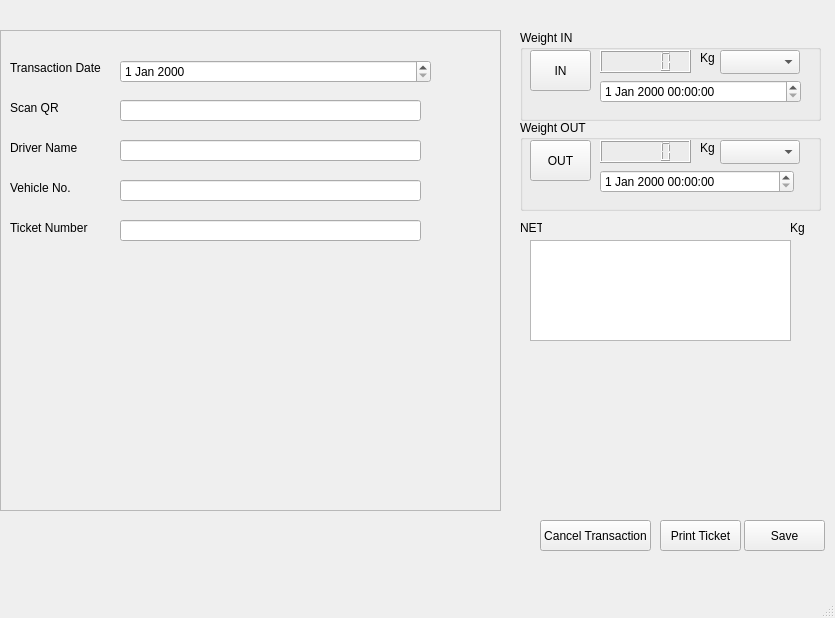
<?xml version="1.0" encoding="UTF-8"?>
<ui version="4.0">
 <class>MainWindow</class>
 <widget class="QMainWindow" name="MainWindow">
  <property name="geometry">
   <rect>
    <x>0</x>
    <y>0</y>
    <width>835</width>
    <height>618</height>
   </rect>
  </property>
  <property name="windowTitle">
   <string>MainWindow</string>
  </property>
  <widget class="QWidget" name="centralwidget">
   <widget class="QFrame" name="frame">
    <property name="geometry">
     <rect>
      <x>0</x>
      <y>30</y>
      <width>501</width>
      <height>481</height>
     </rect>
    </property>
    <property name="frameShape">
     <enum>QFrame::Shape::StyledPanel</enum>
    </property>
    <property name="frameShadow">
     <enum>QFrame::Shadow::Raised</enum>
    </property>
    <widget class="QLabel" name="labelDatr">
     <property name="geometry">
      <rect>
       <x>10</x>
       <y>30</y>
       <width>101</width>
       <height>16</height>
      </rect>
     </property>
     <property name="text">
      <string>Transaction Date</string>
     </property>
    </widget>
    <widget class="QDateEdit" name="dateEdit">
     <property name="geometry">
      <rect>
       <x>120</x>
       <y>30</y>
       <width>311</width>
       <height>23</height>
      </rect>
     </property>
    </widget>
    <widget class="QLabel" name="labelScan">
     <property name="geometry">
      <rect>
       <x>10</x>
       <y>70</y>
       <width>51</width>
       <height>16</height>
      </rect>
     </property>
     <property name="text">
      <string>Scan QR</string>
     </property>
    </widget>
    <widget class="QLineEdit" name="lineScan">
     <property name="geometry">
      <rect>
       <x>120</x>
       <y>70</y>
       <width>301</width>
       <height>21</height>
      </rect>
     </property>
    </widget>
    <widget class="QLineEdit" name="lineEditDriver">
     <property name="geometry">
      <rect>
       <x>120</x>
       <y>110</y>
       <width>301</width>
       <height>21</height>
      </rect>
     </property>
    </widget>
    <widget class="QLabel" name="labelDriver">
     <property name="geometry">
      <rect>
       <x>10</x>
       <y>110</y>
       <width>71</width>
       <height>16</height>
      </rect>
     </property>
     <property name="text">
      <string>Driver Name</string>
     </property>
    </widget>
    <widget class="QLabel" name="labelNopol">
     <property name="geometry">
      <rect>
       <x>10</x>
       <y>150</y>
       <width>71</width>
       <height>16</height>
      </rect>
     </property>
     <property name="text">
      <string>Vehicle No.</string>
     </property>
    </widget>
    <widget class="QLineEdit" name="lineEditNopol">
     <property name="geometry">
      <rect>
       <x>120</x>
       <y>150</y>
       <width>301</width>
       <height>21</height>
      </rect>
     </property>
    </widget>
    <widget class="QLabel" name="label">
     <property name="geometry">
      <rect>
       <x>10</x>
       <y>190</y>
       <width>81</width>
       <height>16</height>
      </rect>
     </property>
     <property name="text">
      <string>Ticket Number</string>
     </property>
    </widget>
    <widget class="QLineEdit" name="lineEditTicketnum">
     <property name="geometry">
      <rect>
       <x>120</x>
       <y>190</y>
       <width>301</width>
       <height>21</height>
      </rect>
     </property>
    </widget>
   </widget>
   <widget class="QPushButton" name="btnSave">
    <property name="geometry">
     <rect>
      <x>744</x>
      <y>520</y>
      <width>81</width>
      <height>31</height>
     </rect>
    </property>
    <property name="text">
     <string>Save</string>
    </property>
   </widget>
   <widget class="QPushButton" name="btnPrint">
    <property name="geometry">
     <rect>
      <x>660</x>
      <y>520</y>
      <width>81</width>
      <height>31</height>
     </rect>
    </property>
    <property name="text">
     <string>Print Ticket</string>
    </property>
   </widget>
   <widget class="QPushButton" name="btnCancel">
    <property name="geometry">
     <rect>
      <x>540</x>
      <y>520</y>
      <width>111</width>
      <height>31</height>
     </rect>
    </property>
    <property name="text">
     <string>Cancel Transaction</string>
    </property>
   </widget>
   <widget class="QGroupBox" name="groupBox_IN">
    <property name="geometry">
     <rect>
      <x>520</x>
      <y>30</y>
      <width>301</width>
      <height>91</height>
     </rect>
    </property>
    <property name="title">
     <string>Weight IN</string>
    </property>
    <widget class="QPushButton" name="btnIN">
     <property name="geometry">
      <rect>
       <x>10</x>
       <y>20</y>
       <width>61</width>
       <height>41</height>
      </rect>
     </property>
     <property name="text">
      <string>IN</string>
     </property>
    </widget>
    <widget class="QLCDNumber" name="lcdIN">
     <property name="geometry">
      <rect>
       <x>80</x>
       <y>20</y>
       <width>91</width>
       <height>23</height>
      </rect>
     </property>
    </widget>
    <widget class="QLabel" name="label_5">
     <property name="geometry">
      <rect>
       <x>180</x>
       <y>20</y>
       <width>21</width>
       <height>16</height>
      </rect>
     </property>
     <property name="text">
      <string>Kg</string>
     </property>
    </widget>
    <widget class="QComboBox" name="comboBoxIN">
     <property name="geometry">
      <rect>
       <x>200</x>
       <y>20</y>
       <width>80</width>
       <height>24</height>
      </rect>
     </property>
    </widget>
    <widget class="QDateTimeEdit" name="dateTimeIN">
     <property name="geometry">
      <rect>
       <x>80</x>
       <y>50</y>
       <width>201</width>
       <height>23</height>
      </rect>
     </property>
    </widget>
   </widget>
   <widget class="QGroupBox" name="groupBox_OUT">
    <property name="geometry">
     <rect>
      <x>520</x>
      <y>120</y>
      <width>301</width>
      <height>91</height>
     </rect>
    </property>
    <property name="title">
     <string>Weight OUT</string>
    </property>
    <widget class="QPushButton" name="btnOUT">
     <property name="geometry">
      <rect>
       <x>10</x>
       <y>20</y>
       <width>61</width>
       <height>41</height>
      </rect>
     </property>
     <property name="text">
      <string>OUT</string>
     </property>
    </widget>
    <widget class="QLCDNumber" name="lcdOUT">
     <property name="geometry">
      <rect>
       <x>80</x>
       <y>20</y>
       <width>91</width>
       <height>23</height>
      </rect>
     </property>
    </widget>
    <widget class="QLabel" name="label_6">
     <property name="geometry">
      <rect>
       <x>180</x>
       <y>20</y>
       <width>21</width>
       <height>16</height>
      </rect>
     </property>
     <property name="text">
      <string>Kg</string>
     </property>
    </widget>
    <widget class="QComboBox" name="comboBoxOUT">
     <property name="geometry">
      <rect>
       <x>200</x>
       <y>20</y>
       <width>80</width>
       <height>24</height>
      </rect>
     </property>
    </widget>
    <widget class="QDateTimeEdit" name="dateTimeEditOUT">
     <property name="geometry">
      <rect>
       <x>80</x>
       <y>50</y>
       <width>194</width>
       <height>23</height>
      </rect>
     </property>
    </widget>
   </widget>
   <widget class="QTextEdit" name="textNet">
    <property name="geometry">
     <rect>
      <x>530</x>
      <y>240</y>
      <width>261</width>
      <height>101</height>
     </rect>
    </property>
   </widget>
   <widget class="QLabel" name="labelNET">
    <property name="geometry">
     <rect>
      <x>520</x>
      <y>220</y>
      <width>22</width>
      <height>16</height>
     </rect>
    </property>
    <property name="text">
     <string>NET</string>
    </property>
   </widget>
   <widget class="QLabel" name="labelkg">
    <property name="geometry">
     <rect>
      <x>790</x>
      <y>220</y>
      <width>21</width>
      <height>16</height>
     </rect>
    </property>
    <property name="text">
     <string>Kg</string>
    </property>
   </widget>
  </widget>
  <widget class="QMenuBar" name="menubar">
   <property name="geometry">
    <rect>
     <x>0</x>
     <y>0</y>
     <width>835</width>
     <height>33</height>
    </rect>
   </property>
  </widget>
  <widget class="QStatusBar" name="statusbar"/>
 </widget>
 <resources/>
 <connections/>
</ui>
